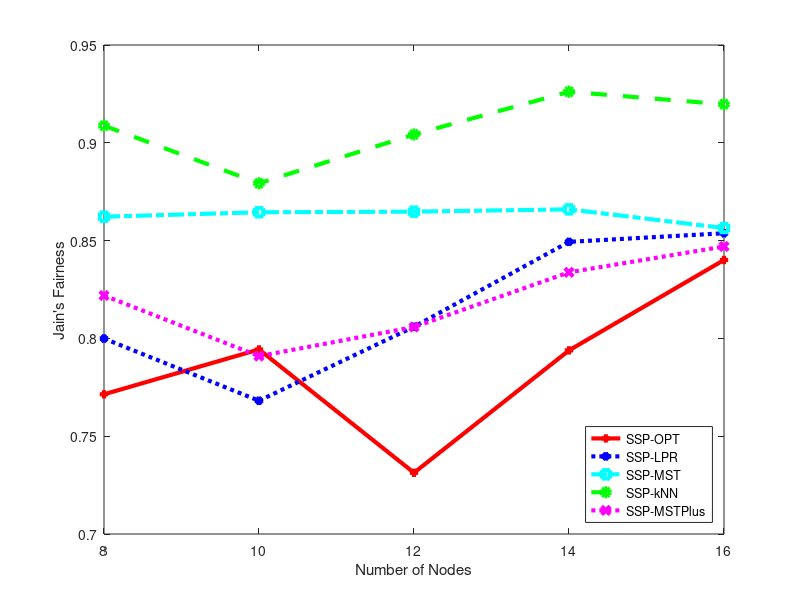

This chart was generated by the following MATLAB code: (Note: this script raises an error after producing the figure.)
figure(4);

X = [ 8, 10, 12, 14, 16 ];

SSPOPTFI = [ 0.644538606403013, 0.822691879866518, 0.747713058900401, ...
             0.781677301731996, 0.75985524182009 ];
SSPOPTFO = [ 0.898293963254593, 0.766027964785086, 0.714881749219099, ...
             0.806072570031961, 0.920342287694974 ];
SSPLPRFI = [ 0.782314488161796, 0.728647301576072, 0.774116641748073, ...
             0.832779930153244, 0.847356280065109 ];
SSPLPRFO = [ 0.817526705235846, 0.807596883309288, 0.837795767655198, ...
             0.865928535761973, 0.860169087564169 ];
SSPMSTFI = [ 0.822544576795223, 0.825080233204196, 0.839390636270432, ...
             0.837854487400366, 0.836511902031415 ];
SSPMSTFO = [ 0.90187747124035, 0.903885193125847, 0.890217151691651, ...
             0.894105229598556, 0.87634762668975 ];
SSPkNNFI = [ 0.893938190338811, 0.850453462726795, 0.880363275951676, ...
             0.90311510266677, 0.906902701048141 ];
SSPkNNFO = [ 0.923575381939299, 0.908129448247687, 0.928170124652286, ...
             0.949088988141605, 0.93247111401295 ];
SSPMSTPFI = [ 0.827377157608367, 0.757709775017847, 0.785650963215899, ...
              0.817969699972347, 0.840329583400847 ];
SSPMSTPFO = [ 0.816480076701296, 0.82414136252063, 0.825963989929793, ...
              0.849589667964235, 0.853644342002964 ];

SSPOPT = (SSPOPTFI + SSPOPTFO) / 2
SSPLPR = (SSPLPRFI + SSPLPRFO) / 2
SSPMST = (SSPMSTFI + SSPMSTFO) / 2
SSPMSTP = (SSPMSTPFI + SSPMSTPFO) / 2
SSPkNN = (SSPkNNFI + SSPkNNFO) / 2

plot(X,SSPOPT,'-+r','LineWidth',3);

hold on;

plot(X,SSPLPR,':*b','LineWidth',3);
plot(X,SSPMST,'-.sc','LineWidth',3);
plot(X,SSPkNN,'--og ','LineWidth',3);
plot(X,SSPMSTP, ':xm', 'LineWidth', 3);

xlabel('Number of Nodes');
ylabel("Jain's Fairness");

legend('SSP-OPT','SSP-LPR','SSP-MST', 'SSP-kNN', 'SSP-MSTPlus',  "Location", "SouthEast")

set(gca, 'XTickMode', 'manual', 'XTick', X);

hold off;

fixAxes;

print(4, "fairness.eps", "-deps");
print(4, "fairness.pdf", "-dpdf");
